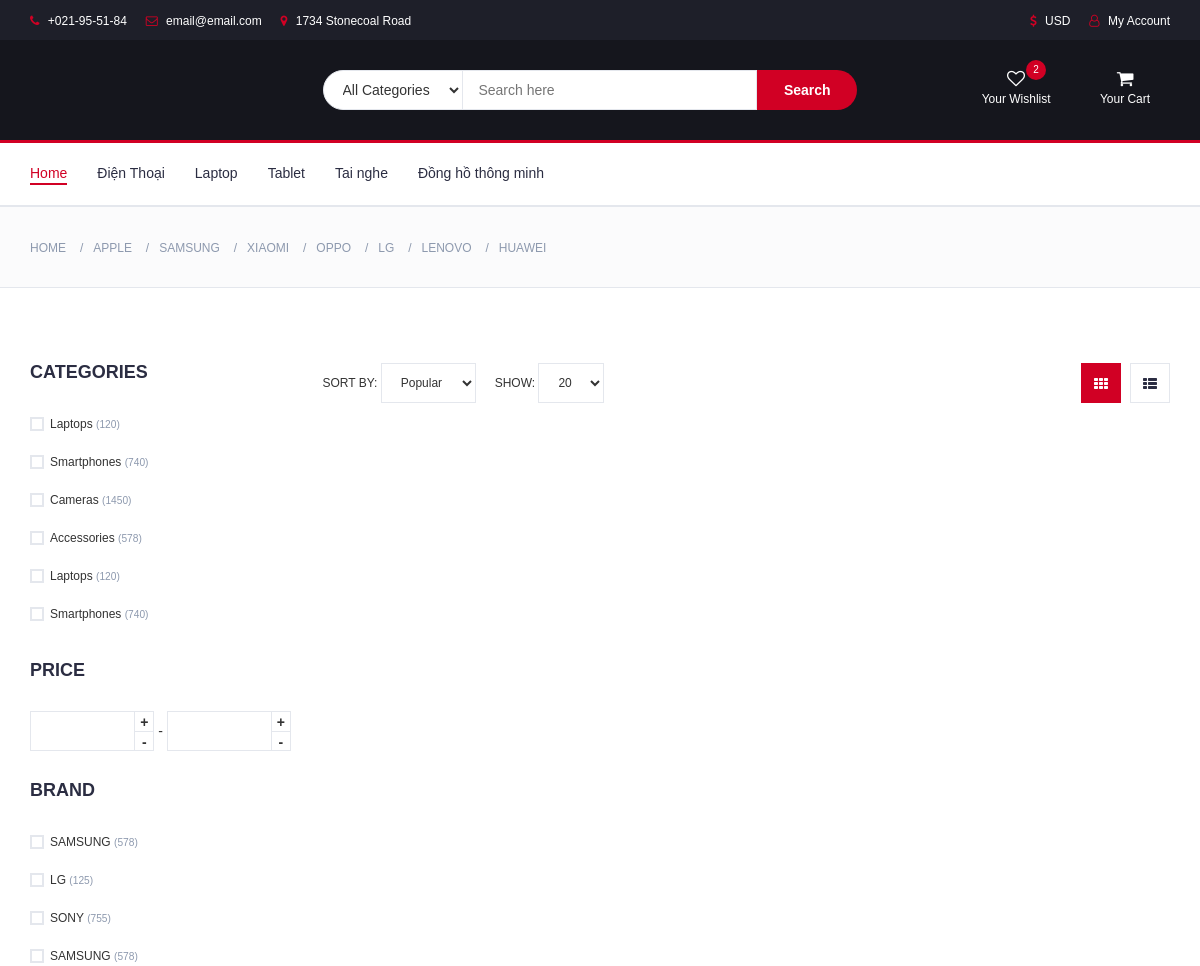
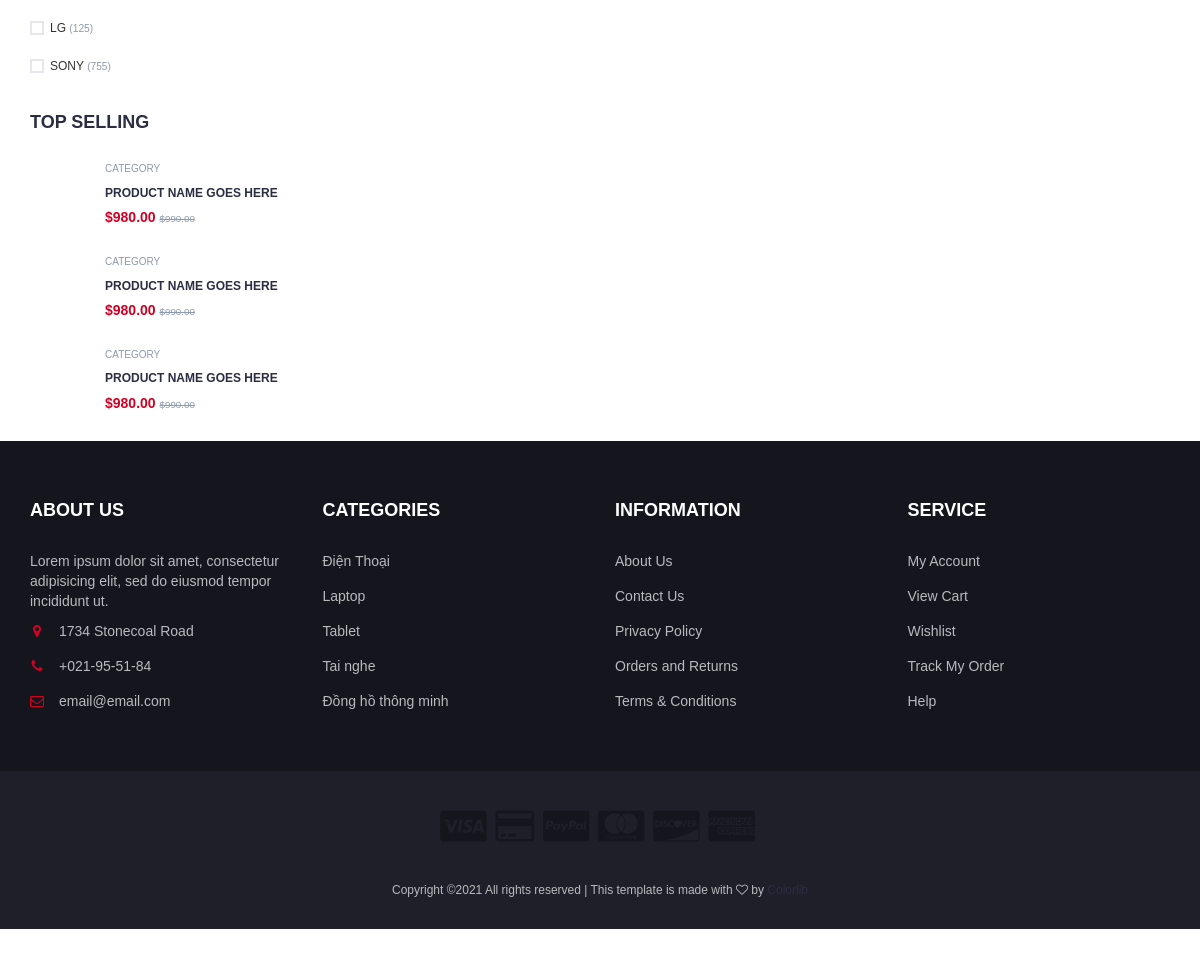
The app's page /HomePage/topfeature.php with its own data (2 pictures, top to bottom).
### tables this page shows
CREATE TABLE IF NOT EXISTS `protypes` (
  `type_id` int(11) NOT NULL AUTO_INCREMENT,
  `type_name` varchar(150) DEFAULT NULL,
  PRIMARY KEY (`type_id`)
);

CREATE TABLE IF NOT EXISTS `manufactures` (
  `manu_id` int(11) NOT NULL AUTO_INCREMENT,
  `manu_name` varchar(100) DEFAULT NULL,
  PRIMARY KEY (`manu_id`)
);

### HomePage/topfeature.php (the view, shortened to what the rows shown need)
<?php
include "header.php";
?>
<div id="breadcrumb" class="section">
    <div class="container">
        <div class="row">
            <div class="col-md-12">
                <ul class="breadcrumb-tree">
                    <?php foreach($getAllManu as $value):?>
                    <li><a href="result.php?manu_id=<?php echo $value['manu_id']?>"><?php echo $value['manu_name']?></a>
                    </li>
                    <?php endforeach?>
                </ul>
            </div>
        </div>
    </div>
</div>
<div class="section">
<?php include "footer.php"; ?>

### HomePage/header.php (shortened to what the rows shown need)
<?php
include "models/db.php";
include "models/manufacture.php";
include "models/protype.php";
$Manufacture = new Manufacture;
$getAllManu = $Manufacture -> getAllManu();
$Protype = new Protype;
$getAllManuType = $Protype -> getAllManuType();
?>
<!DOCTYPE html>
<html lang="en">
<head>
    <link type="text/css" rel="stylesheet" href="css/bootstrap.min.css" />
    <link type="text/css" rel="stylesheet" href="css/slick.css" />
    <link type="text/css" rel="stylesheet" href="css/slick-theme.css" />
    <link type="text/css" rel="stylesheet" href="css/nouislider.min.css" />
    <link rel="stylesheet" href="css/font-awesome.min.css">
    <link type="text/css" rel="stylesheet" href="css/style.css" />
    <link href="css/trangbanhang.css" rel="stylesheet">
</head>
<body>
    <nav id="navigation">
        <div class="container">
            <div id="responsive-nav">
                <ul class="main-nav nav navbar-nav">
                    <?php foreach ($getAllManuType as $value):?>
                    <li><a href="products.php?type_id=<?php echo $value['type_id']?>"> <?php echo $value['type_name']?>
                        </a></li>
                    <?php endforeach;?>
                </ul>
            </div>
        </div>
    </nav>

### HomePage/footer.php (shortened to what the rows shown need)
<footer id="footer">
    <div class="section">
        <div class="container">
            <div class="row">
                <div class="col-md-3 col-xs-6">
                    <div class="footer">
                        <ul class="footer-links">
                            <?php foreach ($getAllManuType as $value):?>
							<li><a href="products.php?type_id=<?php echo $value['type_id']?>"> <?php echo $value['type_name']?>  </a></li>
						    <?php endforeach;?>
                        </ul>
                    </div>
                </div>
            </div>
        </div>
    </div>
</footer>
</body>
</html>

### records on screen
protypes: type_name "Điện Thoại"
protypes: type_name "Laptop"
protypes: type_name "Tablet"
protypes: type_name "Tai nghe"
protypes: type_name "Đồng hồ thông minh"
manufactures: manu_name "APPLE"
manufactures: manu_name "SAMSUNG"
manufactures: manu_name "XIAOMI"
manufactures: manu_name "OPPO"
manufactures: manu_name "LG"
manufactures: manu_name "LENOVO"
manufactures: manu_name "HUAWEI"
